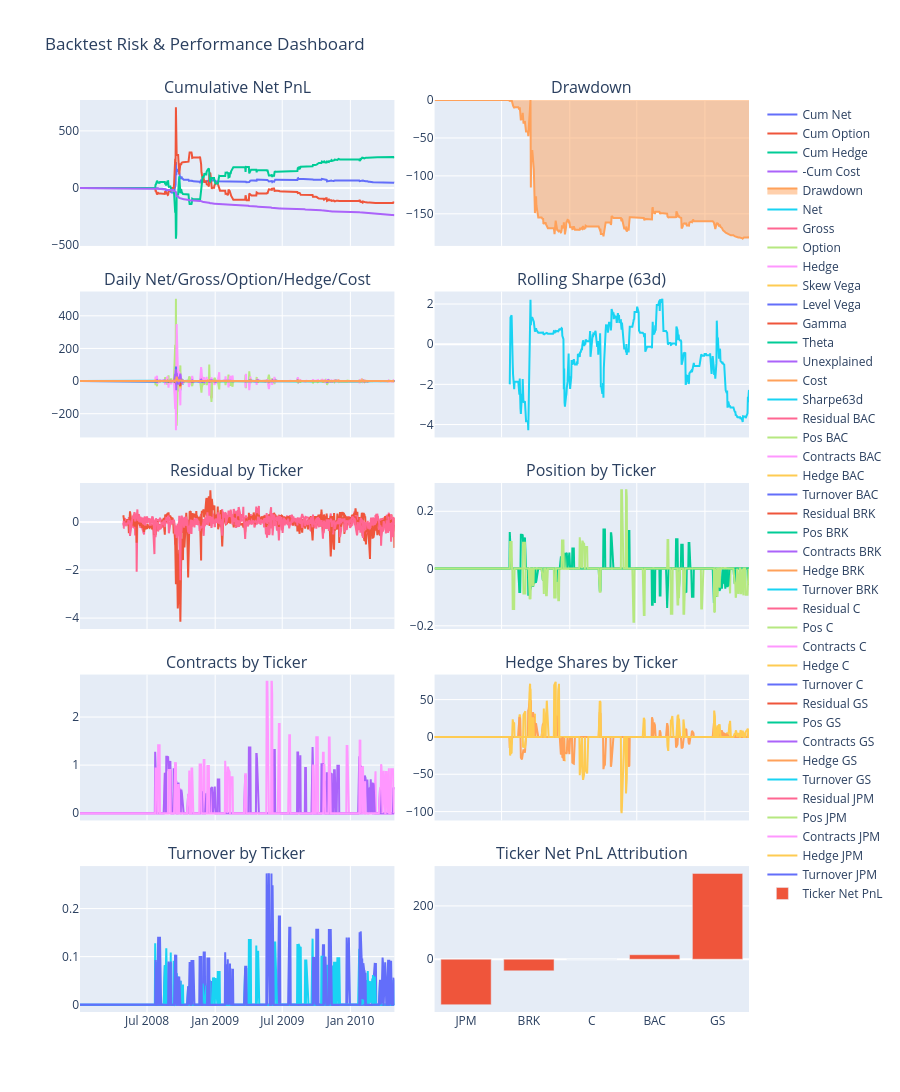

Here is the notebook cell this chart was saved with:
### Code cell
from analytics.backtest_models import plot_backtest_analytics, pnl_attribution
signals = Pipeline(cfg).run_signals(skew)
backtest = Pipeline(cfg).run_backtest(signals, skew)
plot_backtest_analytics(backtest)
pnl_attribution(backtest)

### Figure 1 — Plotly figure (JSON) as saved in the notebook; plotly's stock layout.template omitted (floating-point values rounded to 4 significant figures; data arrays with more than 128 entries replaced by an {"elided": "..."} marker saying what was removed)
{"data": [{"mode": "lines", "name": "Cum Net", "type": "scatter", "x": {"elided": "587 str values"}, "xaxis": "x", "y": {"elided": "587 float values"}, "yaxis": "y"}, {"mode": "lines", "name": "Cum Option", "type": "scatter", "x": {"elided": "587 str values"}, "xaxis": "x", "y": {"elided": "587 float values"}, "yaxis": "y"}, {"mode": "lines", "name": "Cum Hedge", "type": "scatter", "x": {"elided": "587 str values"}, "xaxis": "x", "y": {"elided": "587 float values"}, "yaxis": "y"}, {"mode": "lines", "name": "-Cum Cost", "type": "scatter", "x": {"elided": "587 str values"}, "xaxis": "x", "y": {"elided": "587 float values"}, "yaxis": "y"}, {"fill": "tozeroy", "mode": "lines", "name": "Drawdown", "type": "scatter", "x": {"elided": "587 str values"}, "xaxis": "x2", "y": {"elided": "587 float values"}, "yaxis": "y2"}, {"mode": "lines", "name": "Net", "type": "scatter", "x": {"elided": "587 str values"}, "xaxis": "x3", "y": {"elided": "587 float values"}, "yaxis": "y3"}, {"mode": "lines", "name": "Gross", "type": "scatter", "x": {"elided": "587 str values"}, "xaxis": "x3", "y": {"elided": "587 float values"}, "yaxis": "y3"}, {"mode": "lines", "name": "Option", "type": "scatter", "x": {"elided": "587 str values"}, "xaxis": "x3", "y": {"elided": "587 float values"}, "yaxis": "y3"}, {"mode": "lines", "name": "Hedge", "type": "scatter", "x": {"elided": "587 str values"}, "xaxis": "x3", "y": {"elided": "587 float values"}, "yaxis": "y3"}, {"mode": "lines", "name": "Skew Vega", "type": "scatter", "x": {"elided": "587 str values"}, "xaxis": "x3", "y": {"elided": "587 float values"}, "yaxis": "y3"}, {"mode": "lines", "name": "Level Vega", "type": "scatter", "x": {"elided": "587 str values"}, "xaxis": "x3", "y": {"elided": "587 float values"}, "yaxis": "y3"}, {"mode": "lines", "name": "Gamma", "type": "scatter", "x": {"elided": "587 str values"}, "xaxis": "x3", "y": {"elided": "587 float values"}, "yaxis": "y3"}, {"mode": "lines", "name": "Theta", "type": "scatter", "x": {"elided": "587 str values"}, "xaxis": "x3", "y": {"elided": "587 float values"}, "yaxis": "y3"}, {"mode": "lines", "name": "Unexplained", "type": "scatter", "x": {"elided": "587 str values"}, "xaxis": "x3", "y": {"elided": "587 float values"}, "yaxis": "y3"}, {"mode": "lines", "name": "Cost", "type": "scatter", "x": {"elided": "587 str values"}, "xaxis": "x3", "y": {"elided": "587 float values"}, "yaxis": "y3"}, {"mode": "lines", "name": "Sharpe63d", "type": "scatter", "x": {"elided": "587 str values"}, "xaxis": "x4", "y": {"elided": "587 float values"}, "yaxis": "y4"}, {"mode": "lines", "name": "Residual BAC", "type": "scatter", "x": {"elided": "587 str values"}, "xaxis": "x5", "y": {"elided": "587 float values"}, "yaxis": "y5"}, {"mode": "lines", "name": "Pos BAC", "type": "scatter", "x": {"elided": "587 str values"}, "xaxis": "x6", "y": {"elided": "587 float values"}, "yaxis": "y6"}, {"mode": "lines", "name": "Contracts BAC", "type": "scatter", "x": {"elided": "587 str values"}, "xaxis": "x7", "y": {"elided": "587 float values"}, "yaxis": "y7"}, {"mode": "lines", "name": "Hedge BAC", "type": "scatter", "x": {"elided": "587 str values"}, "xaxis": "x8", "y": {"elided": "587 float values"}, "yaxis": "y8"}, {"mode": "lines", "name": "Turnover BAC", "type": "scatter", "x": {"elided": "587 str values"}, "xaxis": "x9", "y": {"elided": "587 float values"}, "yaxis": "y9"}, {"mode": "lines", "name": "Residual BRK", "type": "scatter", "x": {"elided": "213 str values"}, "xaxis": "x5", "y": {"elided": "213 float values"}, "yaxis": "y5"}, {"mode": "lines", "name": "Pos BRK", "type": "scatter", "x": {"elided": "213 str values"}, "xaxis": "x6", "y": {"elided": "213 float values"}, "yaxis": "y6"}, {"mode": "lines", "name": "Contracts BRK", "type": "scatter", "x": {"elided": "213 str values"}, "xaxis": "x7", "y": {"elided": "213 float values"}, "yaxis": "y7"}, {"mode": "lines", "name": "Hedge BRK", "type": "scatter", "x": {"elided": "213 str values"}, "xaxis": "x8", "y": {"elided": "213 float values"}, "yaxis": "y8"}, {"mode": "lines", "name": "Turnover BRK", "type": "scatter", "x": {"elided": "213 str values"}, "xaxis": "x9", "y": {"elided": "213 float values"}, "yaxis": "y9"}, {"mode": "lines", "name": "Residual C", "type": "scatter", "x": {"elided": "586 str values"}, "xaxis": "x5", "y": {"elided": "586 float values"}, "yaxis": "y5"}, {"mode": "lines", "name": "Pos C", "type": "scatter", "x": {"elided": "586 str values"}, "xaxis": "x6", "y": {"elided": "586 float values"}, "yaxis": "y6"}, {"mode": "lines", "name": "Contracts C", "type": "scatter", "x": {"elided": "586 str values"}, "xaxis": "x7", "y": {"elided": "586 float values"}, "yaxis": "y7"}, {"mode": "lines", "name": "Hedge C", "type": "scatter", "x": {"elided": "586 str values"}, "xaxis": "x8", "y": {"elided": "586 float values"}, "yaxis": "y8"}, {"mode": "lines", "name": "Turnover C", "type": "scatter", "x": {"elided": "586 str values"}, "xaxis": "x9", "y": {"elided": "586 float values"}, "yaxis": "y9"}, {"mode": "lines", "name": "Residual GS", "type": "scatter", "x": {"elided": "587 str values"}, "xaxis": "x5", "y": {"elided": "587 float values"}, "yaxis": "y5"}, {"mode": "lines", "name": "Pos GS", "type": "scatter", "x": {"elided": "587 str values"}, "xaxis": "x6", "y": {"elided": "587 float values"}, "yaxis": "y6"}, {"mode": "lines", "name": "Contracts GS", "type": "scatter", "x": {"elided": "587 str values"}, "xaxis": "x7", "y": {"elided": "587 float values"}, "yaxis": "y7"}, {"mode": "lines", "name": "Hedge GS", "type": "scatter", "x": {"elided": "587 str values"}, "xaxis": "x8", "y": {"elided": "587 float values"}, "yaxis": "y8"}, {"mode": "lines", "name": "Turnover GS", "type": "scatter", "x": {"elided": "587 str values"}, "xaxis": "x9", "y": {"elided": "587 float values"}, "yaxis": "y9"}, {"mode": "lines", "name": "Residual JPM", "type": "scatter", "x": {"elided": "587 str values"}, "xaxis": "x5", "y": {"elided": "587 float values"}, "yaxis": "y5"}, {"mode": "lines", "name": "Pos JPM", "type": "scatter", "x": {"elided": "587 str values"}, "xaxis": "x6", "y": {"elided": "587 float values"}, "yaxis": "y6"}, {"mode": "lines", "name": "Contracts JPM", "type": "scatter", "x": {"elided": "587 str values"}, "xaxis": "x7", "y": {"elided": "587 float values"}, "yaxis": "y7"}, {"mode": "lines", "name": "Hedge JPM", "type": "scatter", "x": {"elided": "587 str values"}, "xaxis": "x8", "y": {"elided": "587 float values"}, "yaxis": "y8"}, {"mode": "lines", "name": "Turnover JPM", "type": "scatter", "x": {"elided": "587 str values"}, "xaxis": "x9", "y": {"elided": "587 float values"}, "yaxis": "y9"}, {"name": "Ticker Net PnL", "type": "bar", "x": ["JPM", "BRK", "C", "BAC", "GS"], "xaxis": "x10", "y": [-170.5, -43.63, 0.0, 16.91, 321.9], "yaxis": "y10"}], "layout": {"annotations": [{"font": {"size": 16}, "showarrow": false, "text": "Cumulative Net PnL", "x": 0.235, "xanchor": "center", "xref": "paper", "y": 1, "yanchor": "bottom", "yref": "paper"}, {"font": {"size": 16}, "showarrow": false, "text": "Drawdown", "x": 0.765, "xanchor": "center", "xref": "paper", "y": 1, "yanchor": "bottom", "yref": "paper"}, {"font": {"size": 16}, "showarrow": false, "text": "Daily Net/Gross/Option/Hedge/Cost", "x": 0.235, "xanchor": "center", "xref": "paper", "y": 0.79, "yanchor": "bottom", "yref": "paper"}, {"font": {"size": 16}, "showarrow": false, "text": "Rolling Sharpe (63d)", "x": 0.765, "xanchor": "center", "xref": "paper", "y": 0.79, "yanchor": "bottom", "yref": "paper"}, {"font": {"size": 16}, "showarrow": false, "text": "Residual by Ticker", "x": 0.235, "xanchor": "center", "xref": "paper", "y": 0.58, "yanchor": "bottom", "yref": "paper"}, {"font": {"size": 16}, "showarrow": false, "text": "Position by Ticker", "x": 0.765, "xanchor": "center", "xref": "paper", "y": 0.58, "yanchor": "bottom", "yref": "paper"}, {"font": {"size": 16}, "showarrow": false, "text": "Contracts by Ticker", "x": 0.235, "xanchor": "center", "xref": "paper", "y": 0.37, "yanchor": "bottom", "yref": "paper"}, {"font": {"size": 16}, "showarrow": false, "text": "Hedge Shares by Ticker", "x": 0.765, "xanchor": "center", "xref": "paper", "y": 0.37, "yanchor": "bottom", "yref": "paper"}, {"font": {"size": 16}, "showarrow": false, "text": "Turnover by Ticker", "x": 0.235, "xanchor": "center", "xref": "paper", "y": 0.16, "yanchor": "bottom", "yref": "paper"}, {"font": {"size": 16}, "showarrow": false, "text": "Ticker Net PnL Attribution", "x": 0.765, "xanchor": "center", "xref": "paper", "y": 0.16, "yanchor": "bottom", "yref": "paper"}], "height": 1600, "hovermode": "x unified", "title": {"text": "Backtest Risk & Performance Dashboard"}, "xaxis": {"anchor": "y", "domain": [0, 0.47], "matches": "x9", "showticklabels": false}, "xaxis10": {"anchor": "y10", "domain": [0.53, 1]}, "xaxis2": {"anchor": "y2", "domain": [0.53, 1], "matches": "x10", "showticklabels": false}, "xaxis3": {"anchor": "y3", "domain": [0, 0.47], "matches": "x9", "showticklabels": false}, "xaxis4": {"anchor": "y4", "domain": [0.53, 1], "matches": "x10", "showticklabels": false}, "xaxis5": {"anchor": "y5", "domain": [0, 0.47], "matches": "x9", "showticklabels": false}, "xaxis6": {"anchor": "y6", "domain": [0.53, 1], "matches": "x10", "showticklabels": false}, "xaxis7": {"anchor": "y7", "domain": [0, 0.47], "matches": "x9", "showticklabels": false}, "xaxis8": {"anchor": "y8", "domain": [0.53, 1], "matches": "x10", "showticklabels": false}, "xaxis9": {"anchor": "y9", "domain": [0, 0.47]}, "yaxis": {"anchor": "x", "domain": [0.84, 1]}, "yaxis10": {"anchor": "x10", "domain": [0, 0.16]}, "yaxis2": {"anchor": "x2", "domain": [0.84, 1]}, "yaxis3": {"anchor": "x3", "domain": [0.63, 0.79]}, "yaxis4": {"anchor": "x4", "domain": [0.63, 0.79]}, "yaxis5": {"anchor": "x5", "domain": [0.42, 0.58]}, "yaxis6": {"anchor": "x6", "domain": [0.42, 0.58]}, "yaxis7": {"anchor": "x7", "domain": [0.21, 0.37]}, "yaxis8": {"anchor": "x8", "domain": [0.21, 0.37]}, "yaxis9": {"anchor": "x9", "domain": [0, 0.16]}}}
